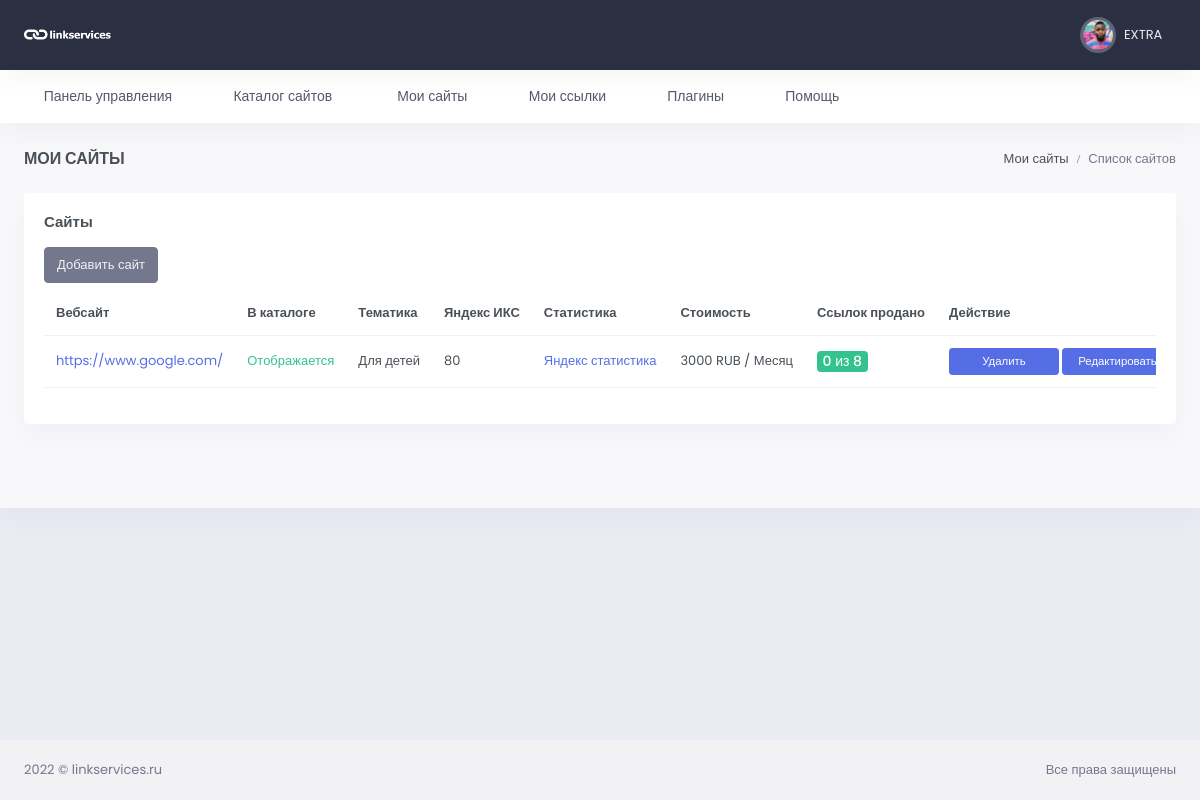
/my-sites/ (signed in), run on an earlier commit of the app's database.
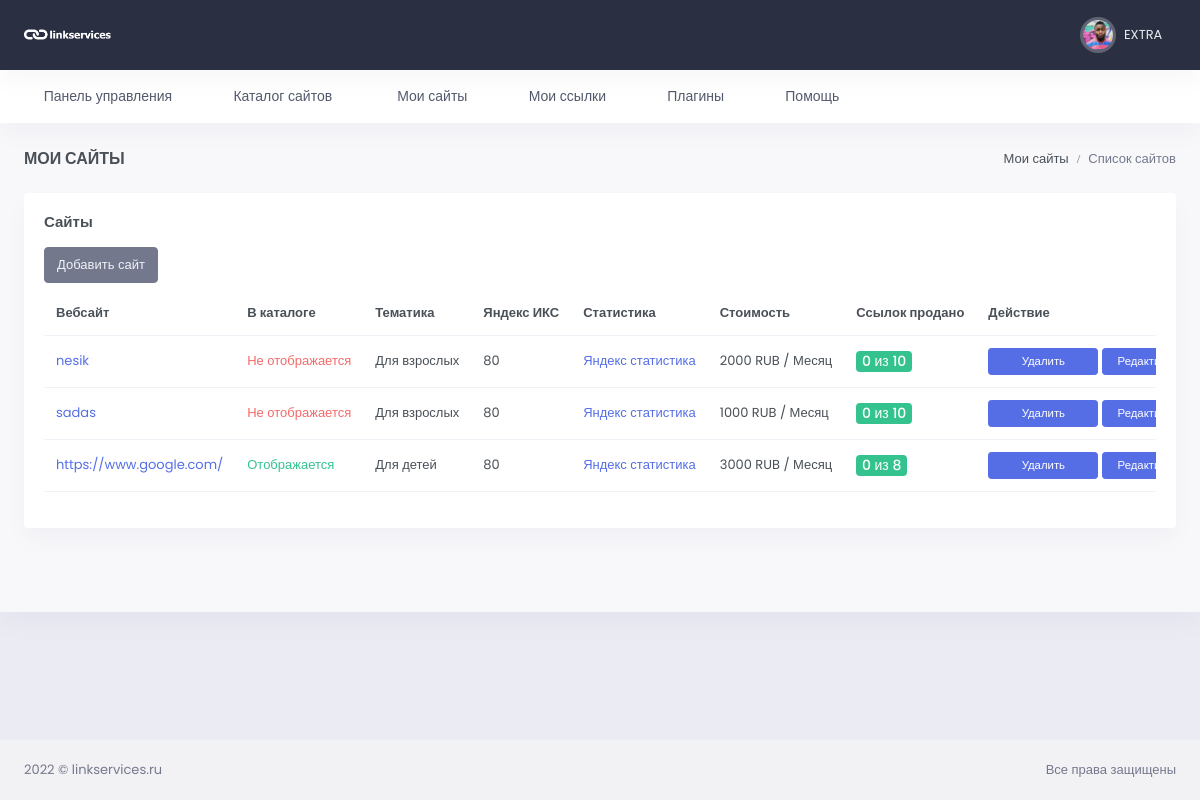
And on a later commit of the database.
### site_app/models.py (models this page shows, shortened)
class WebSite(models.Model):
    url = models.CharField(max_length=255, verbose_name='url сайта')
    user = models.ForeignKey(Profile, related_name='user_website', on_delete=models.CASCADE,
                             max_length=100, blank=True, null=True, verbose_name='email заказчика')
    category = models.ForeignKey(Category, on_delete=models.CASCADE, verbose_name='Тематика')
    price = models.IntegerField(verbose_name='Цена')
    status = models.ForeignKey(Status, verbose_name='Статус', on_delete=models.CASCADE, blank=True, null=True)
    total_link = models.IntegerField(verbose_name='Всего ссылок', blank=True, null=True)
    yandex_x = models.IntegerField(verbose_name='Яндекс Икс', blank=True, null=True)
    yandex_stat = models.CharField(max_length=255, verbose_name='Яндекс статистика')
    increase = models.PositiveIntegerField(verbose_name='Наценка %', default=50, blank=True, null=True)
    password_yandex = models.CharField(max_length=250, verbose_name='Пароль от статистики', blank=True, null=True)
    created = models.DateTimeField(auto_now_add=True, verbose_name='Добавлено')
    update = models.DateTimeField(auto_now=True, verbose_name='Изменено')
    class Meta:
        verbose_name = 'Сайт'
        verbose_name_plural = 'Сайты'
        ordering = ('-created',)

class Category(models.Model):
    name = models.CharField(max_length=200, verbose_name='Тематика')
    slug = models.SlugField()
    def __str__(self):
        return self.name
    class Meta:
        verbose_name = 'Тематика'
        verbose_name_plural = 'Тематики'
        ordering = ('name',)

### site_app/views.py (the view)
# urls.py: path('', MySites.as_view(), name='my-sites'),
class MySites(LoginRequiredMixin, ListView):
    template_name = 'site_app/mysites.html'
    model = WebSite
    context_object_name = 'website'
    paginate_by = 10
    def get_queryset(self):
        return WebSite.objects.filter(user=self.request.user.profile). \
            select_related('category', 'status')

### site_app/templates/site_app/mysites.html (shortened to what this page needs)
{% extends 'base.html' %}
{% load static %}
{% block content %}
<div id="layout-wrapper">
<div class="main-content">
    <div class="page-content">
        <div class="container-fluid">
            <div class="row">
                <div class="col-12">
                    <div class="page-title-box d-sm-flex align-items-center justify-content-between">
                        <h4 class="mb-sm-0 font-size-18">Мои сайты</h4>
                        <div class="page-title-right">
                            <ol class="breadcrumb m-0">
                                <li class="breadcrumb-item"><a href="javascript: void(0);">Мои сайты</a></li>
                                <li class="breadcrumb-item active">Список сайтов</li>
                            </ol>
                        </div>
                    </div>
                </div>
            </div>
            <div class="row">
                <div class="col-12">
                    <div class="card">
                        <div class="card-body">
                            <h4 class="card-title mb-3">Сайты</h4>
                            <div class="row mb-2">
                                <a href="{% url 'add-site' %}">
                                    <div class="btn btn-secondary">
                                        Добавить сайт
                                    </div>
                                </a>
                            </div>
                            <div class="table-responsive">
                                <table class="table align-middle table-nowrap">
                                    <thead>
                                    <tr>
                                        <th>Вебсайт</th>
                                        <th>В каталоге</th>
                                        <th>Тематика</th>
                                        <th>Яндекс ИКС</th>
                                        <th>Статистика</th>
                                        <th>Стоимость</th>
                                        <th>Ссылок продано</th>
                                        <th>Действие</th>
                                    </tr>
                                    </thead>
                                    <tbody>
                                    {% for item in website  %}
                                    {% include 'site_app/partials/itemsite.html' %}
                                    {% endfor %}
                                        </tbody>
                                    </table>
                                </div>
                            </div>
                        </div>
                    </div>
                </div>
            </div>
        </div>
</div>
</div>
{% endblock %}

### site_app/templates/site_app/partials/itemsite.html (shortened to what this page needs)
<tr xmlns="http://www.w3.org/1999/html">
    <td><a href="{{ item.url }}">{{ item.url }}</a></td>
    <td>
        {% if item.status.name == 'Опубликовано' %}
        <span class="text-success">Отображается</span>
        {% else %}
        <span class="text-danger">Не отображается</span>
        {% endif %}
    </td>
    <td>{{ item.category }}</td>
    <td>{{ item.yandex_x }}</td>
    <td><a href="{{ item.yandex_stat }}" target="_blank">Яндекс
        статистика</a></td>
    <td>{{ item.price }} RUB / Месяц</td>
    <td><span
            class="badge bg-success font-size-14 count-links-in-catalog">{{ item.link_set.count }} из {{ item.total_link }}</span>
    </td>
    <td>
            <a class="btn btn-primary btn-sm w-md"
               data-bs-toggle="modal"
               data-bs-target="#staticBackdrop{{ item.id }}">Удалить</a>
        <a href="{% url 'update-site' item.id %}" class="btn btn-primary btn-sm w-md">Редактировать</a>
    </td>
</tr>

What changed in the data, as far as the page shows it:
added WebSite: url "nesik", shows "Не отображается", category "Для взрослых", yandex_x "80", price "2000", link_set.count "0", total_link "10"
added WebSite: url "sadas", shows "Не отображается", category "Для взрослых", yandex_x "80", price "1000", link_set.count "0", total_link "10"
